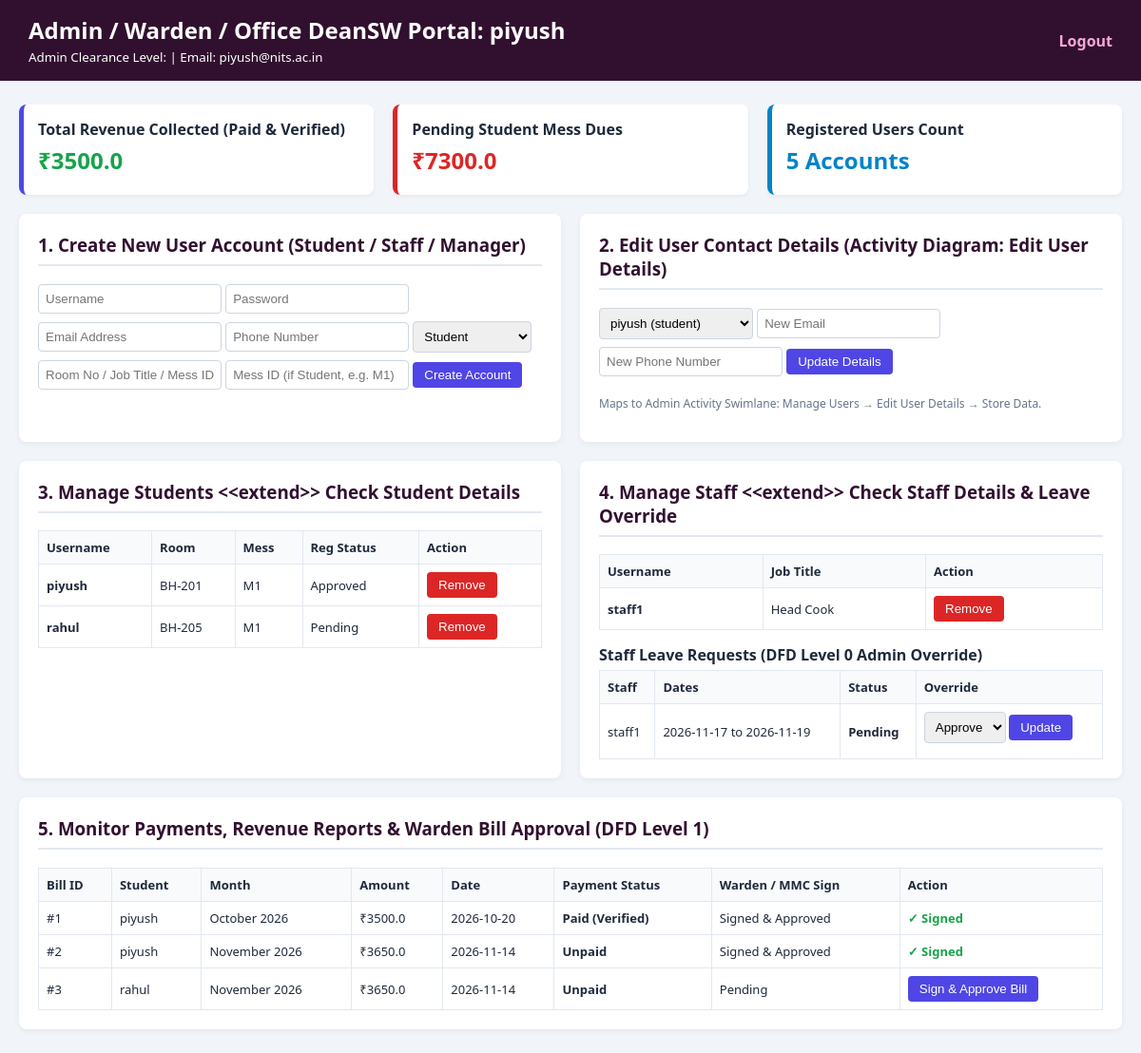
Page /admin/piyush on the committed database.
### models.py (models this page shows)
class User(Base):
    __tablename__ = 'users'
    username = Column(String, primary_key=True, index=True)
    password = Column(String, nullable=False)
    email = Column(String)
    phone_no = Column(String)
    role = Column(String, nullable=False)  # 'student', 'manager', 'staff', 'admin'

class Student(Base):
    __tablename__ = 'students'
    username = Column(String, ForeignKey('users.username', ondelete="CASCADE"), primary_key=True)
    room_no = Column(String)
    mess_id = Column(String)
    is_registered = Column(String, default="Approved")  # Pending, Approved, Rejected
    user = relationship("User")
    complaints = relationship("Complaint", back_populates="student", cascade="all, delete-orphan")
    payments = relationship("Payment", back_populates="student", cascade="all, delete-orphan")

class MessStaff(Base):
    __tablename__ = 'mess_staff'
    username = Column(String, ForeignKey('users.username', ondelete="CASCADE"), primary_key=True)
    job_title = Column(String)
    user = relationship("User")
    leaves = relationship("Leave", back_populates="staff", cascade="all, delete-orphan")

class Leave(Base):
    __tablename__ = 'leaves'
    leave_id = Column(Integer, primary_key=True, index=True)
    staff_id = Column(String, ForeignKey('mess_staff.username'))
    start_date = Column(Date)
    end_date = Column(Date)
    reason = Column(Text)
    status = Column(String, default="Pending")  # Pending, Approved, Rejected
    staff = relationship("MessStaff", back_populates="leaves")

class Payment(Base):
    __tablename__ = 'payments'
    payment_id = Column(Integer, primary_key=True, index=True)
    student_id = Column(String, ForeignKey('students.username'))
    month = Column(String)
    amount = Column(Float)
    date = Column(Date)
    status = Column(String, default="Unpaid")  # Unpaid, Paid, Verified
    warden_approved = Column(String, default="Pending")  # Maps to DFD Level 1 Warden/MMC approval
    student = relationship("Student", back_populates="payments")

### main.py (the view)
@app.get("/admin/{username}", response_class=HTMLResponse)
async def admin_dashboard(username: str, request: Request, db: Session = Depends(get_db)):
    user = db.query(models.User).filter(models.User.username == username).first()
    admin = db.query(models.Admin).filter(models.Admin.username == username).first()
    users = db.query(models.User).all()
    students = db.query(models.Student).all()
    staff_list = db.query(models.MessStaff).all()
    managers = db.query(models.MessManager).all()
    payments = db.query(models.Payment).all()
    leaves = db.query(models.Leave).all()
    complaints = db.query(models.Complaint).all()
    total_revenue = sum(p.amount for p in payments if "Paid" in p.status)
    pending_dues = sum(p.amount for p in payments if p.status == "Unpaid")
    return templates.TemplateResponse(
        request=request,
        name="admin_dash.html",
        context={
            "user": user,
            "admin": admin,
            "users": users,
            "students": students,
            "staff_list": staff_list,
            "managers": managers,
            "payments": payments,
            "leaves": leaves,
            "complaints": complaints,
            "total_revenue": total_revenue,
            "pending_dues": pending_dues
        }
    )

### templates/admin_dash.html (shortened to what this page needs)
<!DOCTYPE html>
<html>
<head>
</head>
<body>
<header>
    <div>
        <h2 style="margin:0;">Admin / Warden / Office DeanSW Portal: {{ user.username }}</h2>
        <small>Admin Clearance Level: {{ admin.admin_level }} | Email: {{ user.email }}</small>
    </div>
    <a class="logout" href="/">Logout</a>
</header>
<div class="container">
    <div class="stats">
        <div class="stat-box">
            <strong>Total Revenue Collected (Paid & Verified)</strong>
            <h2 style="margin:5px 0; color:#16a34a;">₹{{ total_revenue }}</h2>
        </div>
        <div class="stat-box" style="border-left-color:#dc2626;">
            <strong>Pending Student Mess Dues</strong>
            <h2 style="margin:5px 0; color:#dc2626;">₹{{ pending_dues }}</h2>
        </div>
        <div class="stat-box" style="border-left-color:#0284c7;">
            <strong>Registered Users Count</strong>
            <h2 style="margin:5px 0; color:#0284c7;">{{ users|length }} Accounts</h2>
        </div>
    </div>
    <div class="grid">
        <div class="card">
            <h3>1. Create New User Account (Student / Staff / Manager)</h3>
            <form action="/admin/{{ user.username }}/create-user" method="post">
                <input type="text" name="new_username" placeholder="Username" required>
                <input type="password" name="password" placeholder="Password" required>
                <input type="email" name="email" placeholder="Email Address" required>
                <input type="text" name="phone_no" placeholder="Phone Number" required>
                <select name="role" required>
                    <option value="student">Student</option>
                </select>
                <input type="text" name="extra_field1" placeholder="Room No / Job Title / Mess ID">
                <input type="text" name="extra_field2" placeholder="Mess ID (if Student, e.g. M1)">
                <button type="submit" class="btn">Create Account</button>
            </form>
        </div>
        <div class="card">
            <h3>2. Edit User Contact Details (Activity Diagram: Edit User Details)</h3>
            <form action="/admin/{{ user.username }}/edit-user" method="post">
                <select name="target_username" required>
                    {% for u in users %}<option value="{{ u.username }}">{{ u.username }} ({{ u.role }})</option>{% endfor %}
                </select>
                <input type="email" name="email" placeholder="New Email" required>
                <input type="text" name="phone_no" placeholder="New Phone Number" required>
                <button type="submit" class="btn">Update Details</button>
            </form>
            <p style="font-size:12px; color:#64748b;">Maps to Admin Activity Swimlane: Manage Users &rarr; Edit User Details &rarr; Store Data.</p>
        </div>
    </div>
    <div class="grid">
        <div class="card">
            <h3>3. Manage Students &lt;&lt;extend&gt;&gt; Check Student Details</h3>
            <table>
                <tr><th>Username</th><th>Room</th><th>Mess</th><th>Reg Status</th><th>Action</th></tr>
                {% for s in students %}
                <tr>
                    <td><strong>{{ s.username }}</strong></td>
                    <td>{{ s.room_no }}</td>
                    <td>{{ s.mess_id }}</td>
                    <td>{{ s.is_registered }}</td>
                    <td>
                        <form action="/admin/{{ user.username }}/delete-user/{{ s.username }}" method="post">
                            <button type="submit" class="btn btn-danger">Remove</button>
                        </form>
                    </td>
                </tr>
                {% endfor %}
            </table>
        </div>
        <div class="card">
            <h3>4. Manage Staff &lt;&lt;extend&gt;&gt; Check Staff Details & Leave Override</h3>
            <table>
                <tr><th>Username</th><th>Job Title</th><th>Action</th></tr>
                {% for st in staff_list %}
                <tr>
                    <td><strong>{{ st.username }}</strong></td>
                    <td>{{ st.job_title }}</td>
                    <td>
                        <form action="/admin/{{ user.username }}/delete-user/{{ st.username }}" method="post">
                            <button type="submit" class="btn btn-danger">Remove</button>
                        </form>
                    </td>
                </tr>
                {% endfor %}
            </table>
            <h4 style="margin:15px 0 5px;">Staff Leave Requests (DFD Level 0 Admin Override)</h4>
            <table>
                <tr><th>Staff</th><th>Dates</th><th>Status</th><th>Override</th></tr>
                {% for l in leaves %}
                <tr>
                    <td>{{ l.staff_id }}</td>
                    <td>{{ l.start_date }} to {{ l.end_date }}</td>
                    <td><strong>{{ l.status }}</strong></td>
                    <td>
                        <form action="/admin/{{ user.username }}/leave/{{ l.leave_id }}" method="post">
                            <select name="decision">
                                <option value="Approved by Admin">Approve</option>
                            </select>
                            <button type="submit" class="btn">Update</button>
                        </form>
                    </td>
                </tr>
                {% endfor %}
            </table>
        </div>
    </div>
    <div class="card">
        <h3>5. Monitor Payments, Revenue Reports & Warden Bill Approval (DFD Level 1)</h3>
        <table>
            <tr><th>Bill ID</th><th>Student</th><th>Month</th><th>Amount</th><th>Date</th><th>Payment Status</th><th>Warden / MMC Sign</th><th>Action</th></tr>
            {% for p in payments %}
            <tr>
                <td>#{{ p.payment_id }}</td>
                <td>{{ p.student_id }}</td>
                <td>{{ p.month }}</td>
                <td>₹{{ p.amount }}</td>
                <td>{{ p.date }}</td>
                <td><strong>{{ p.status }}</strong></td>
                <td>{{ p.warden_approved }}</td>
                <td>
                    {% if p.warden_approved != 'Signed & Approved' %}
                    <form action="/admin/{{ user.username }}/approve-bill/{{ p.payment_id }}" method="post">
                        <button type="submit" class="btn">Sign & Approve Bill</button>
                    </form>
                    {% else %}
                    <span style="color:#16a34a; font-weight:bold;">✓ Signed</span>
                    {% endif %}
                </td>
            </tr>
            {% endfor %}
        </table>
    </div>
</div>
</body>
</html>

### templates/admin_dash.html (style rules this page uses)
body { font-family: 'Segoe UI', sans-serif; margin: 0; background: #f1f5f9; color: #1e293b; }
header { background: #31102f; color: white; padding: 15px 30px; display: flex; justify-content: space-between; align-items: center; }
.container { max-width: 1200px; margin: 25px auto; padding: 0 20px; }
.grid { display: grid; grid-template-columns: 1fr 1fr; gap: 20px; }
.card { background: white; padding: 20px; border-radius: 8px; box-shadow: 0 2px 6px rgba(0,0,0,0.06); margin-bottom: 20px; }
h3 { margin-top: 0; border-bottom: 2px solid #e2e8f0; padding-bottom: 8px; color: #31102f; }
table { width: 100%; border-collapse: collapse; font-size: 13px; }
th, td { padding: 8px; border: 1px solid #e2e8f0; text-align: left; }
th { background: #f8fafc; }
input, select { padding: 7px; border: 1px solid #cbd5e1; border-radius: 4px; margin-bottom: 8px; }
.btn { background: #4f46e5; color: white; padding: 6px 12px; border: none; border-radius: 4px; cursor: pointer; }
.btn-danger { background: #dc2626; }
.stats { display: flex; gap: 20px; margin-bottom: 20px; }
.stat-box { flex: 1; background: white; padding: 15px; border-radius: 8px; border-left: 5px solid #4f46e5; box-shadow: 0 2px 4px rgba(0,0,0,0.05); }
.logout { color: #f9a8d4; text-decoration: none; font-weight: bold; }

### rows in the picture
User: username "piyush", email "piyush@nits.ac.in"
Student: username "piyush", room_no "BH-201", mess_id "M1", is_registered "Approved"
Student: username "rahul", room_no "BH-205", mess_id "M1", is_registered "Pending"
MessStaff: username "staff1", job_title "Head Cook"
Leave: staff_id "staff1", start_date "2026-11-17", end_date "2026-11-19", status "Pending"
Payment: payment_id "1", student_id "piyush", month "October 2026", amount "3500.0", date "2026-10-20", status "Paid (Verified)", warden_approved "Signed & Approved", shows "✓ Signed"
Payment: payment_id "2", student_id "piyush", month "November 2026", amount "3650.0", date "2026-11-14", status "Unpaid", warden_approved "Signed & Approved", shows "✓ Signed"
Payment: payment_id "3", student_id "rahul", month "November 2026", amount "3650.0", date "2026-11-14", status "Unpaid", warden_approved "Pending"

### other values in the picture
{{ total_revenue }} "3500.0"
{{ pending_dues }} "7300.0"
{{ users|length }} "5"
form field target_username "piyush (student)"
